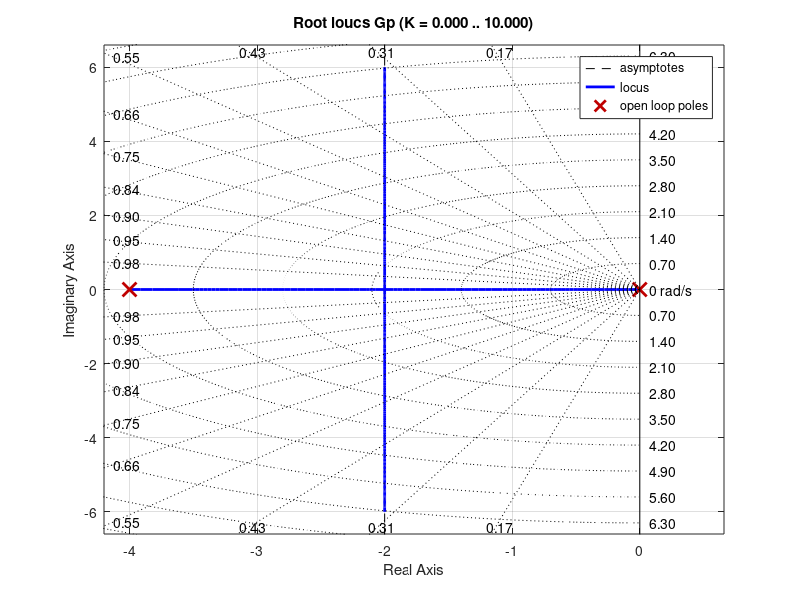

Write the MATLAB code that produced this figure. (Note: this script raises an error after producing the figure.)
Gp=tf([1],[0.25 1 0])
Ts=0.1667;
figure(1)
rlocus(Gp)
sgrid

[nd,dd]=c2dm(1,[0.25 1 0],Ts,'zoh');
nd
dd

figure(2)
zgrid
hold
rlocus(nd,dd)
